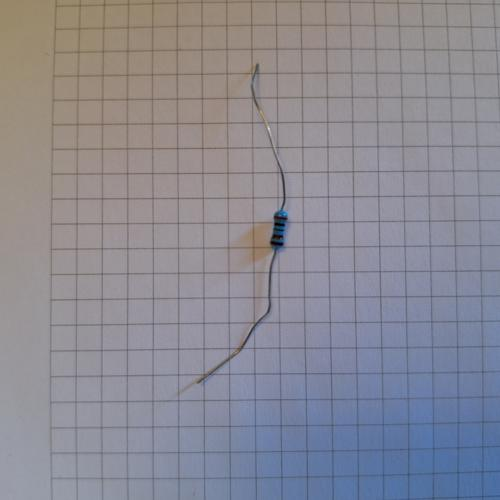
#> input picture 30.jpg, 500 x 500 px, found by its file name
$ python testClassifier.py
#> lines starting #> are read from the running program, lines starting #| are printed output that depends on the picture; after the words box and inside, x2 and y2 are one past the last pixel; in counts of white or black regions, pixels touching at a corner belong together
import matplotlib.pyplot as plt
import cv2

# Importando o classificador
classificador_1 = 'cascade_fotos\cascade.xml'
rastreador_1 = cv2.CascadeClassifier(classificador_1)

# Importando a imagem a ser utilizada no modelo
imagem = cv2.imread('30.jpg')
#> imagem is the input picture: shape (500, 500, 3); mean B, G, R 147.4, 137.9, 139.1

# Transformando a imagem em escala de cinza
imagem_gray = cv2.cvtColor(imagem, cv2.COLOR_BGR2GRAY)
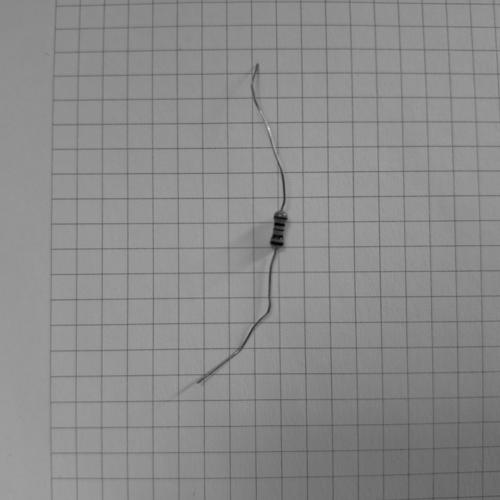
#> imagem_gray: shape (500, 500); min 0, max 219, mean 139.3

# Encontrando os objetos
objetos = rastreador_1.detectMultiScale(imagem_gray)
#> objetos = ()

# Coordenadas dos pixels e quantidade de objetos encontrados
print(objetos)
print(len(objetos))
#| 0

# Identificando os objetos encontrados
imagem_resultado = imagem.copy()
for (x, y, w, h) in objetos:
    cv2.rectangle(imagem_resultado, (x, y), (x + w, y + h), (0, 255, 0), 2)
#> this loop made 0 passes

# Convertendo novamente para RGB para exibir corretamente no matplotlib
imagem_resultado = cv2.cvtColor(imagem_resultado, cv2.COLOR_BGR2RGB)

# Visualizando o resultado
plt.figure(figsize=(10, 10))
plt.imshow(imagem_resultado)
plt.axis('off')
plt.show()

$ run again, with foto.jpg copied over 30.jpg
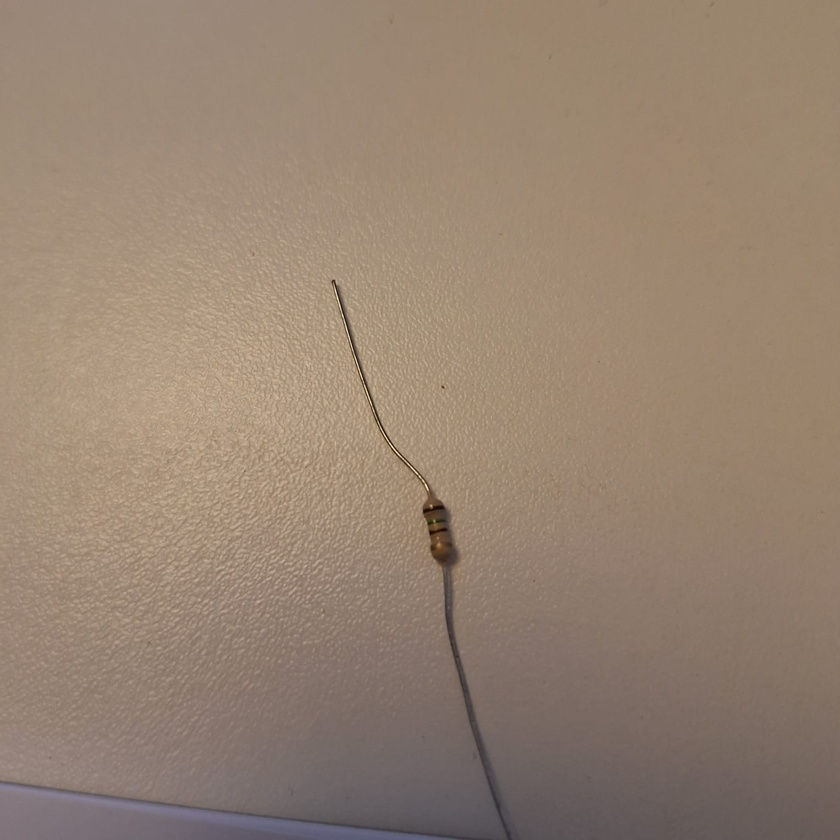
#> input picture foto.jpg, 840 x 840 px, shrunk from 1528 x 1528 before the run, found by its file name
#> imagem is the input picture: shape (840, 840, 3); mean B, G, R 113.7, 130.7, 150.3
#> `imagem_gray = cv2.cvtColor(imagem, cv2.COLOR_BGR2GRAY)`:
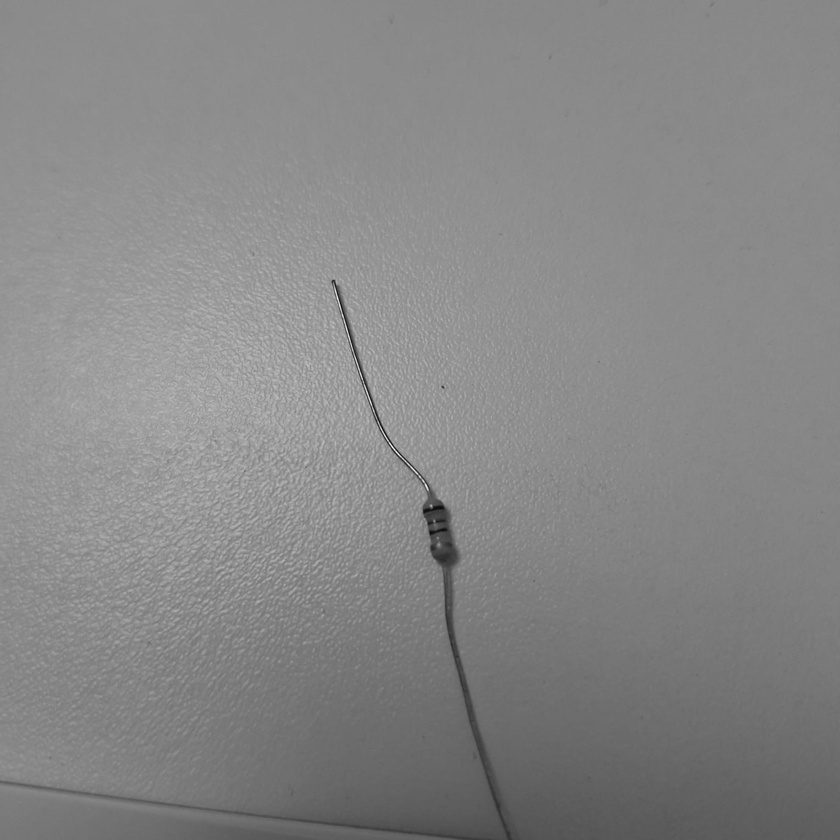
#> imagem_gray: shape (840, 840); min 11, max 249, mean 134.6
#> objetos = [[422, 516, 37, 37], [417, 499, 41, 41]]
#| [[422 516  37  37]
#|  [417 499  41  41]]
#| 2
#> the loop `for (x, y, w, h) in objetos:` made 2 passes
#> after the loop `for (x, y, w, h) in objetos:`:
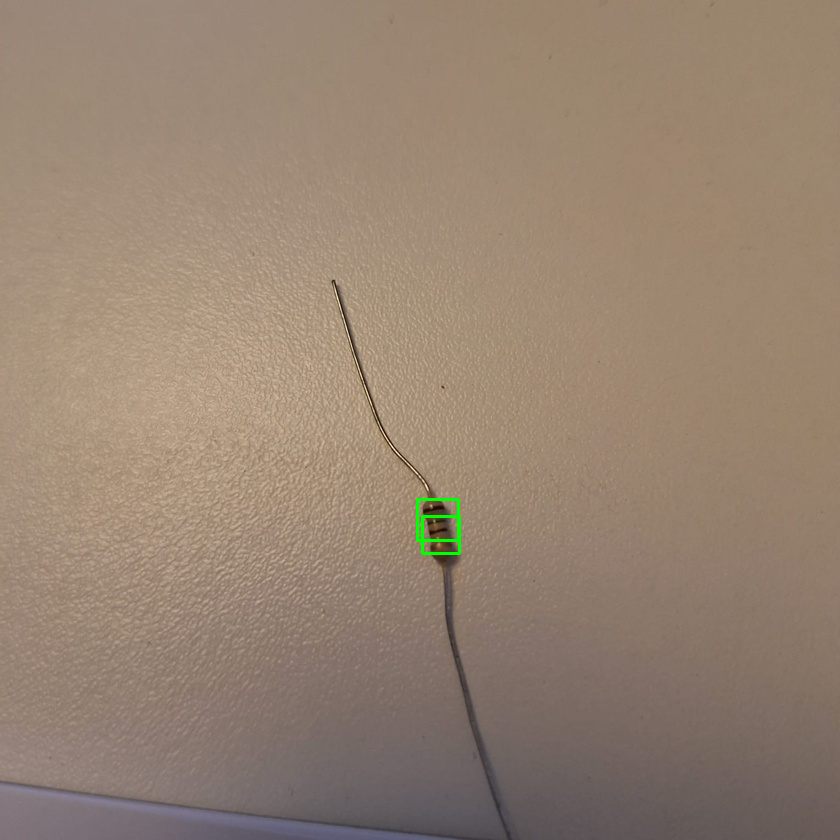
#> imagem_resultado: shape (840, 840, 3); 0.12% of pixels changed, all inside (x1, y1, x2, y2) = (416, 498, 461, 555)
